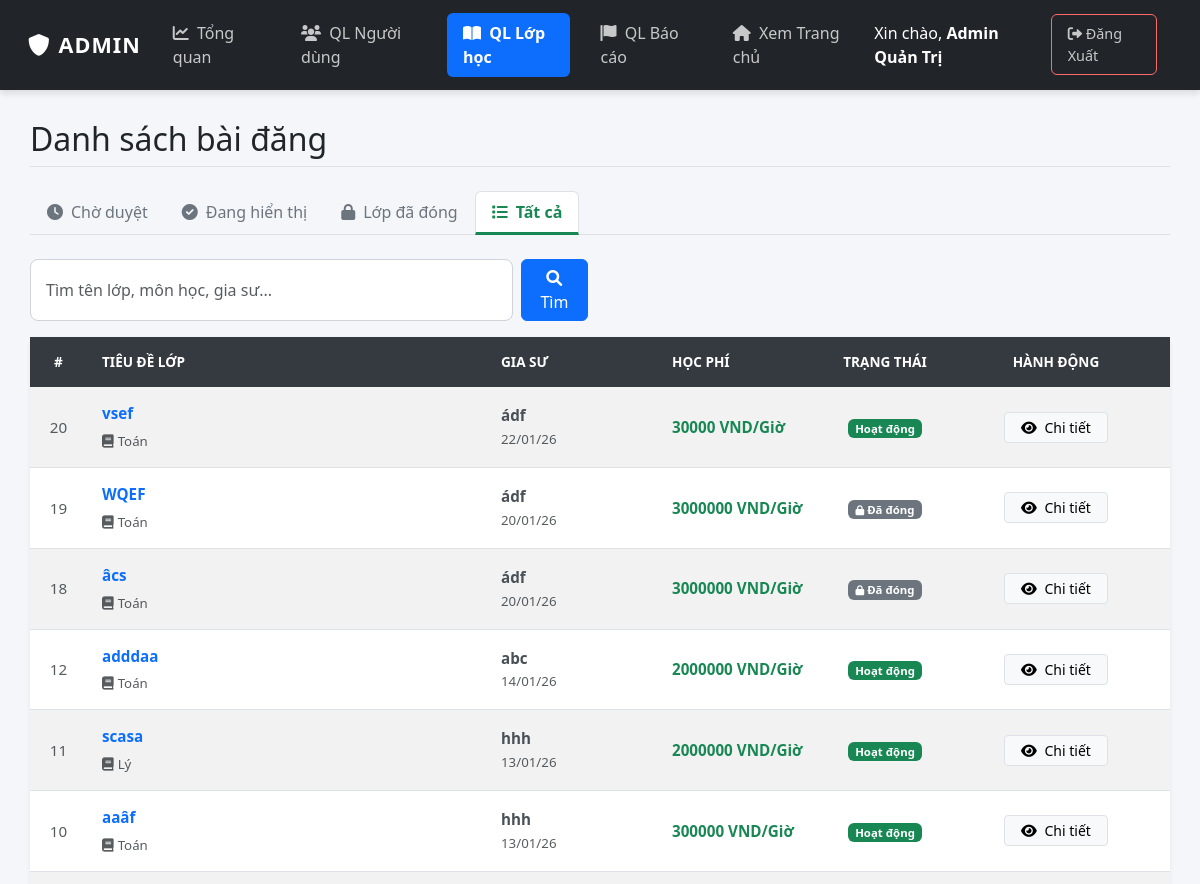
The page /N14Lurny/admin/classes.php (signed in, upper part) on the database as committed earlier.
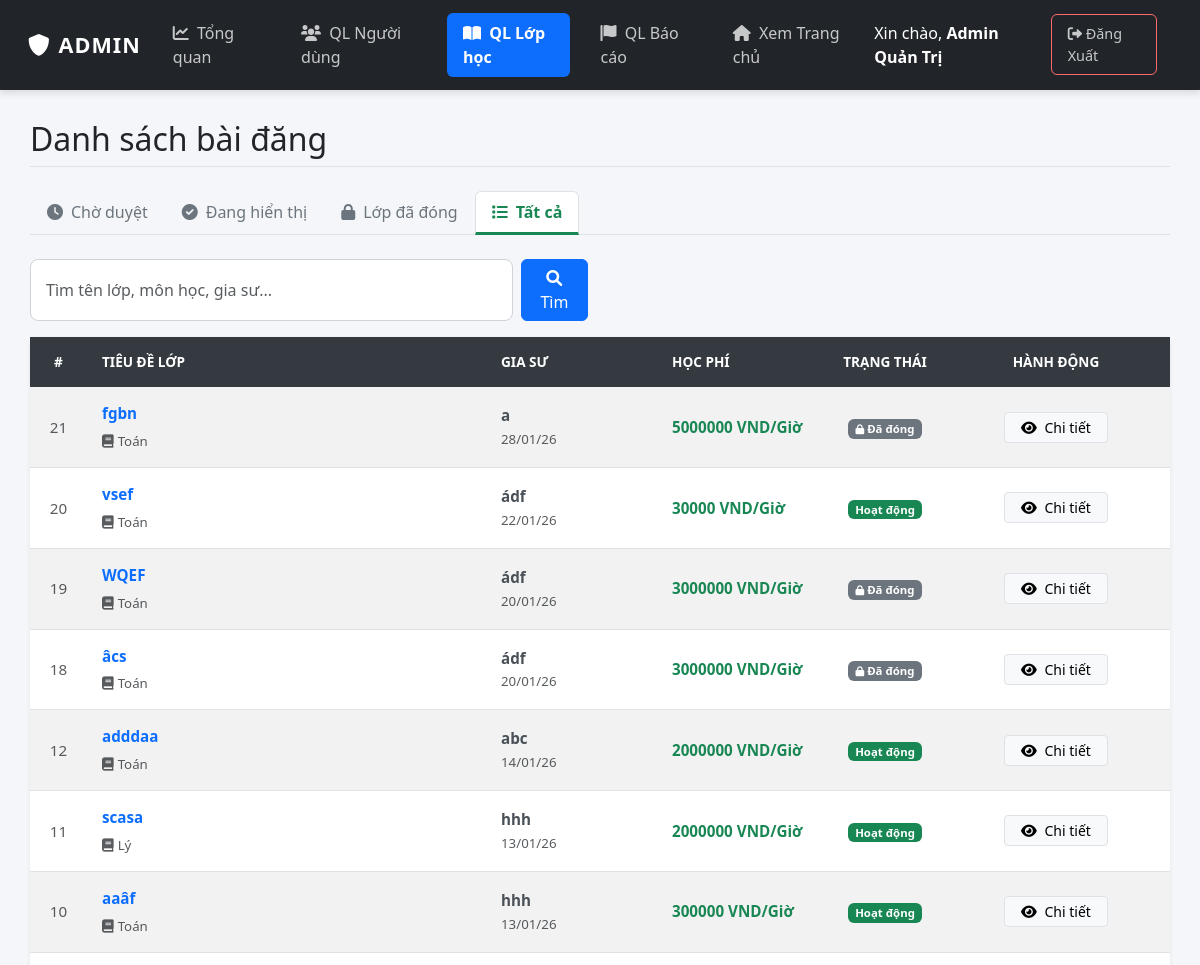
The same page on the database as committed later.
### tables this page shows
CREATE TABLE `classes` (
  `id` int(11) NOT NULL,
  `tutor_id` int(11) NOT NULL,
  `title` varchar(255) NOT NULL,
  `subject` varchar(100) NOT NULL,
  `grade` varchar(50) NOT NULL,
  `price` varchar(255) DEFAULT NULL,
  `description` text DEFAULT NULL,
  `method` varchar(50) NOT NULL DEFAULT 'Offline' COMMENT 'Online hoặc Offline',
  `location` varchar(100) NOT NULL DEFAULT 'TP. Hồ Chí Minh' COMMENT 'Quận/Huyện tại TP.HCM',
  `status` enum('pending','active','hidden','closed','rejected') DEFAULT 'pending',
  `max_students` int(11) NOT NULL DEFAULT 1,
  `start_date` date DEFAULT NULL,
  `end_date` date DEFAULT NULL,
  `created_at` timestamp NOT NULL DEFAULT current_timestamp()
);

CREATE TABLE `users` (
  `id` int(11) NOT NULL,
  `full_name` varchar(100) NOT NULL,
  `email` varchar(100) NOT NULL,
  `password` varchar(255) NOT NULL,
  `role` enum('admin','tutor','student') NOT NULL DEFAULT 'student',
  `avatar` varchar(255) DEFAULT NULL,
  `dob` date DEFAULT NULL,
  `gender` enum('Nam','Nữ','Khác') DEFAULT 'Nam',
  `phone` varchar(20) DEFAULT NULL,
  `bio` text DEFAULT NULL COMMENT 'Giới thiệu bản thân',
  `major` varchar(100) DEFAULT NULL COMMENT 'Chuyên ngành',
  `degree` varchar(100) DEFAULT NULL COMMENT 'Bằng cấp/Trình độ',
  `experience` varchar(100) DEFAULT NULL COMMENT 'Kinh nghiệm',
  `address` varchar(255) DEFAULT NULL COMMENT 'Địa chỉ/Khu vực',
  `school` varchar(255) DEFAULT NULL,
  `grade` varchar(50) DEFAULT NULL,
  `created_at` timestamp NOT NULL DEFAULT current_timestamp(),
  `warnings_count` int(11) DEFAULT 0 COMMENT 'Số lần bị cảnh cáo',
  `is_banned` tinyint(1) DEFAULT 0 COMMENT '1: Bị cấm dạy, 0: Bình thường',
  `avg_rating` float DEFAULT 0,
  `review_count` int(11) DEFAULT 0
);

### N14Lurny/admin/classes.php (the view, shortened to what the changed rows need)
<?php
require __DIR__ . '/../config/db.php';
$where_clause = "";
$sql = "SELECT classes.*, users.full_name
        FROM classes
        LEFT JOIN users ON classes.tutor_id = users.id
        $where_clause
        ORDER BY classes.created_at DESC";
$result = $conn->query($sql);
?>
<!DOCTYPE html>
<html lang="vi">
<head>
    <link href="https://cdn.jsdelivr.net/npm/bootstrap@5.3.0/dist/css/bootstrap.min.css" rel="stylesheet">
    <link rel="stylesheet" href="https://cdnjs.cloudflare.com/ajax/libs/font-awesome/6.0.0/css/all.min.css">
    <link rel="stylesheet" href="../assets/css/admin.css">
</head>
<body>
<div class="admin-wrapper">
    <main class="admin-content">
        <h2 class="mb-4 text-dark border-bottom pb-2">Danh sách bài đăng</h2>
        <div class="card shadow-sm border-0">
            <div class="card-body p-0">
                <table class="table table-striped table-hover mb-0 align-middle">
                    <thead class="table-dark">
                        <tr>
                            <th class="text-center" width="5%">#</th>
                            <th width="35%">Tiêu đề lớp</th>
                            <th width="15%">Gia sư</th>
                            <th width="15%">Học phí</th>
                            <th class="text-center" width="10%">Trạng thái</th>
                            <th class="text-center" width="20%">Hành động</th>
                        </tr>
                    </thead>
                    <tbody>
                        <?php if($result && $result->num_rows > 0): ?>
                            <?php while($row = $result->fetch_assoc()): ?>
                            <tr>
                                <td class="text-center text-muted"><?php echo $row['id']; ?></td>
                                <td>
                                    <div class="fw-bold text-primary mb-1 text-truncate" style="max-width: 250px;">
                                        <a href="view_class.php?id=<?php echo $row['id']; ?>" class="text-decoration-none">
                                            <?php echo htmlspecialchars($row['title']); ?>
                                        </a>
                                    </div>
                                    <small class="text-muted">
                                        <i class="fas fa-book me-1"></i><?php echo $row['subject']; ?>
                                    </small>
                                </td>
                                <td>
                                    <div class="fw-bold"><?php echo htmlspecialchars($row['full_name']); ?></div>
                                    <small class="text-muted"><?php echo date('d/m/y', strtotime($row['created_at'])); ?></small>
                                </td>
                                <td class="text-success fw-bold">
                                    <?php echo htmlspecialchars($row['price']); ?>
                                </td>
                                <td class="text-center">
                                    <?php
                                        $st = $row['status'];
                                        if ($st == 'pending') echo '<span class="badge badge-pending">Chờ duyệt</span>';
                                        elseif ($st == 'active') echo '<span class="badge badge-active">Hoạt động</span>';
                                        elseif ($st == 'rejected') echo '<span class="badge badge-rejected">Từ chối</span>';
                                        else echo '<span class="badge badge-closed"><i class="fas fa-lock small"></i> Đã đóng</span>';
                                    ?>
                                </td>
                                <td class="text-center">
                                    <?php if($row['status'] == 'pending'): ?>
                                        <a href="view_class.php?id=<?php echo $row['id']; ?>" class="btn btn-primary btn-sm px-3 shadow-sm">
                                            <i class="fas fa-edit me-1"></i> Xem & Duyệt
                                        </a>
                                    <?php else: ?>
                                        <a href="view_class.php?id=<?php echo $row['id']; ?>" class="btn btn-light btn-sm border px-3">
                                            <i class="fas fa-eye me-1"></i> Chi tiết
                                        </a>
                                    <?php endif; ?>
                                </td>
                            </tr>
                            <?php endwhile; ?>
                        <?php endif; ?>
                    </tbody>
                </table>
            </div>
        </div>
    </main>
</div>
</body>
</html>

Rows that differ between the two databases and show on the page:
added classes: id "21", title "fgbn", subject "Toán", tutor.full_name "a", created_at "28/01/26", price "5000000 VND/Giờ", status "closed" (drawn)
